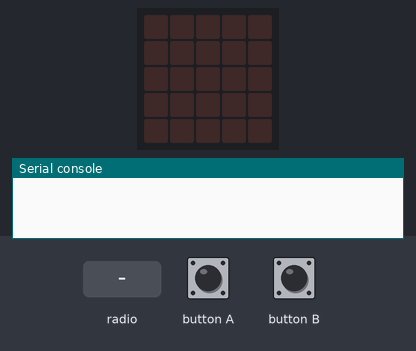
Recording of a program running on a simulated BBC micro:bit (MakeCode). Parts: the board's 5×5 LED display, the last lines printed to the serial console. The test bench sets the inputs (shaded band). No radio messages arrive unless stated (any console line starting 'radio sent:' is added by the test bench).

Above: at 1.2 s.
1.3 s: radio message "1" arrives
At 2.5 s:
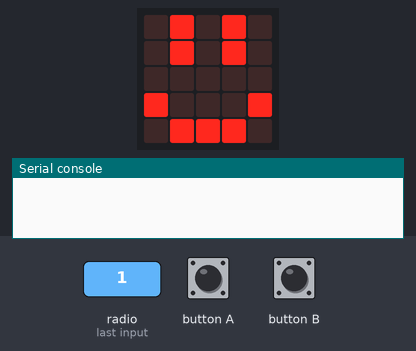
2.8 s: button A pressed for 0.15 s
At 4.1 s:
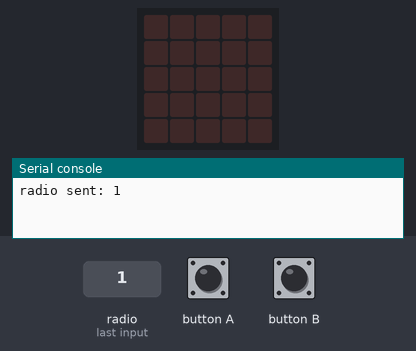
4.4 s: radio message "2" arrives
At 4.9 s:
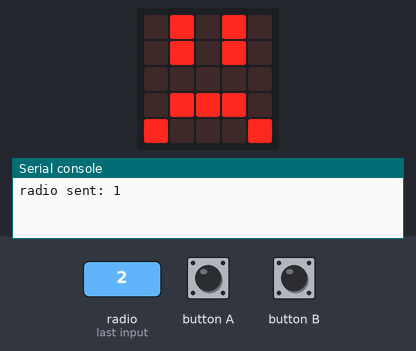
5.9 s: radio message "3" arrives
At 7.1 s:
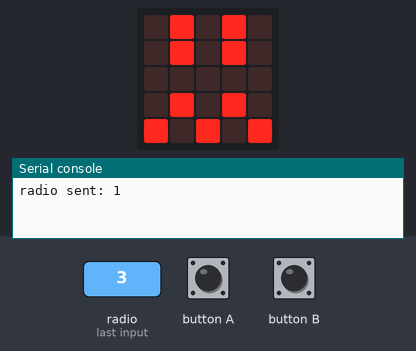
7.4 s: radio message "4" arrives
At 8.4 s:
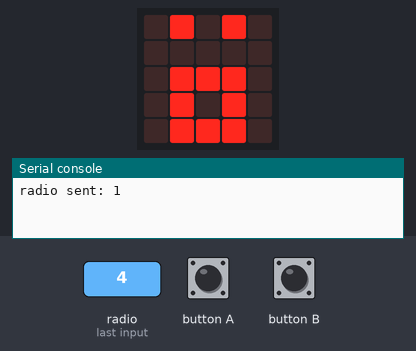
8.9 s: button B pressed for 0.15 s
At 10.2 s:
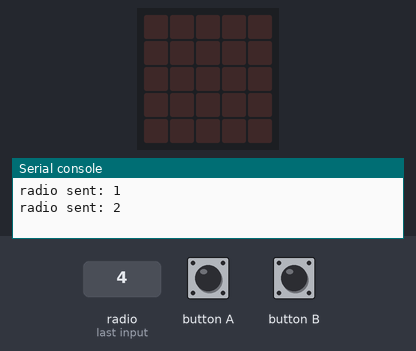
Timing chart, 0 to 11.5 s (numbered marks = the images above; inputs shaded):
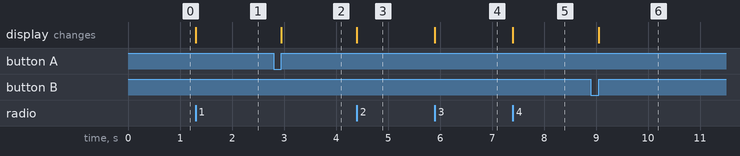

Measured:
- after the input at 1.3 s, the display: changes at once (image 1)
- after the input at 2.8 s, the display: changes after 0.15 s (image 2)
- after the input at 4.4 s, the display: changes at once (image 3)
- after the input at 5.9 s, the display: changes at once (image 4)
- after the input at 7.4 s, the display: changes at once (image 5)
- after the input at 8.9 s, the display: changes after 0.15 s (image 6)

The program:

main.ts
```typescript
radio.onReceivedNumber(function (receivedNumber) {
    if (receivedNumber == 1) {
        basic.showLeds(`
            . # . # .
            . # . # .
            . . . . .
            # . . . #
            . # # # .
            `)
    } else if (receivedNumber == 2) {
        basic.showLeds(`
            . # . # .
            . # . # .
            . . . . .
            . # # # .
            # . . . #
            `)
    } else if (receivedNumber == 3) {
        basic.showLeds(`
            . # . # .
            . # . # .
            . . . . .
            . # . # .
            # . # . #
            `)
    } else {
        basic.showLeds(`
            . # . # .
            . . . . .
            . # # # .
            . # . # .
            . # # # .
            `)
    }
})
input.onGesture(Gesture.ScreenDown, function () {
    basic.clearScreen()
    radio.sendNumber(4)
})
input.onButtonPressed(Button.A, function () {
    basic.clearScreen()
    radio.sendNumber(1)
})
input.onGesture(Gesture.Shake, function () {
    basic.clearScreen()
    radio.sendNumber(3)
})
input.onButtonPressed(Button.B, function () {
    basic.clearScreen()
    radio.sendNumber(2)
})
radio.setGroup(159753852456)
basic.forever(function () {

})
```

test.ts
```typescript
// aquí va el archivo "tests"; esto no se compilará cuando este paquete se utilice como una extensión.
```
